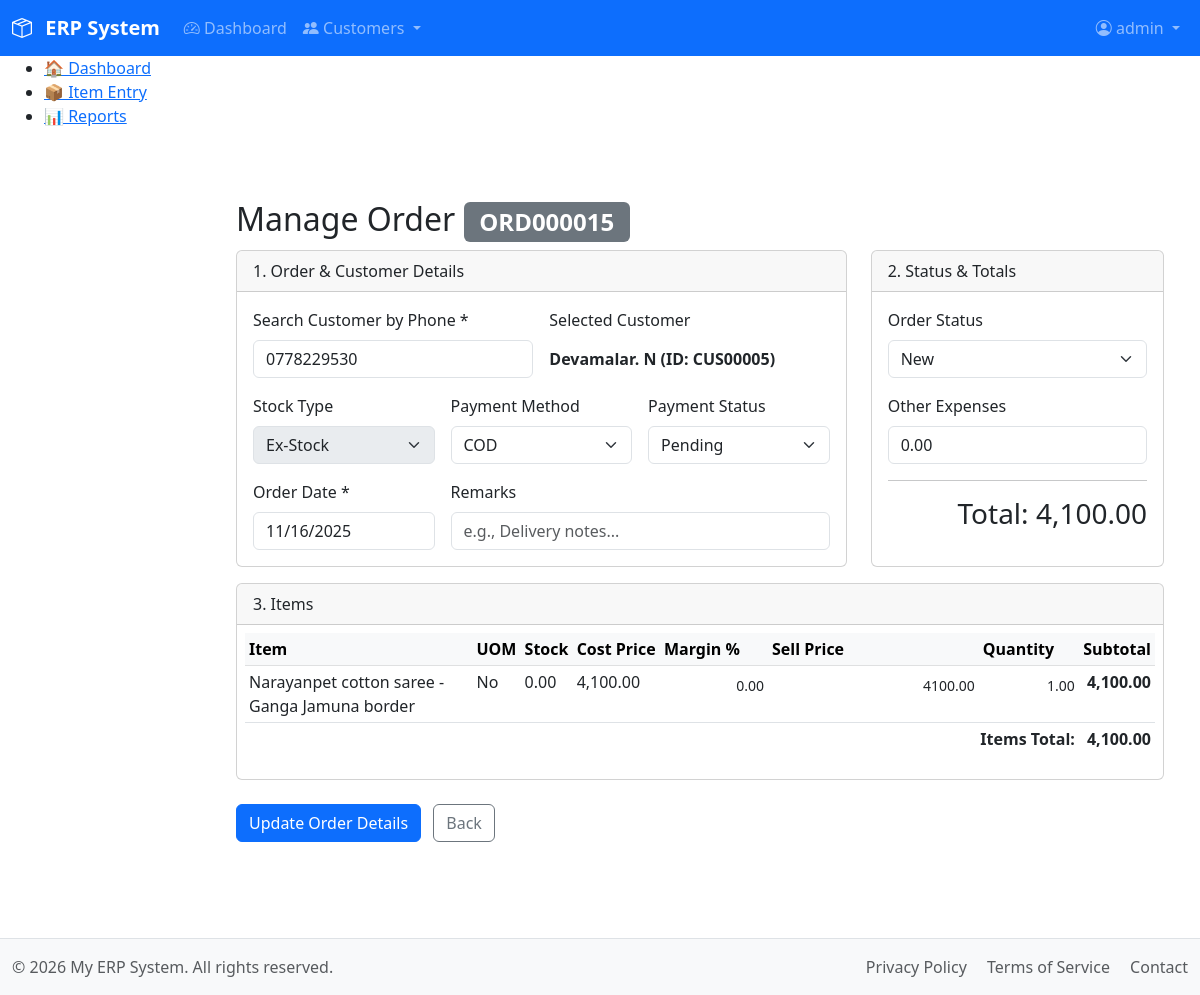
Page /modules/sales/entry_order.php?order_id=ORD000015 (signed in) on the earlier database version.
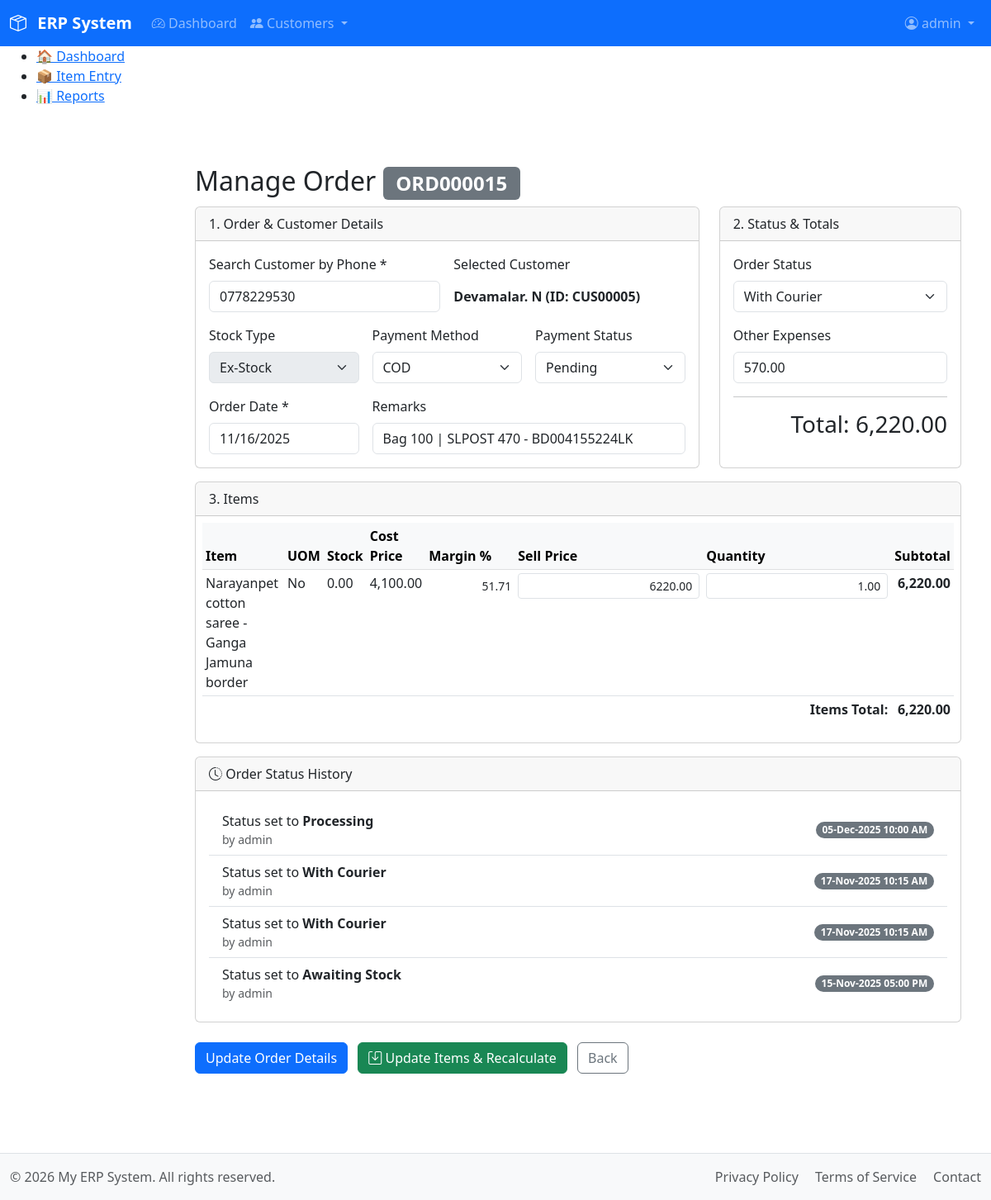
Same page on the later database version.
### tables this page shows
CREATE TABLE `orders` (
  `order_id` varchar(10) NOT NULL,
  `customer_id` varchar(10) NOT NULL,
  `order_date` date NOT NULL,
  `status` enum('New','Processing','Awaiting Stock','With Courier','Delivered','Canceled') NOT NULL DEFAULT 'New',
  `stock_type` enum('Ex-Stock','Pre-Book') NOT NULL DEFAULT 'Ex-Stock',
  `total_amount` decimal(10,2) NOT NULL DEFAULT 0.00,
  `other_expenses` decimal(10,2) NOT NULL DEFAULT 0.00,
  `payment_method` enum('BT','COD') NOT NULL DEFAULT 'COD',
  `payment_status` enum('Pending','Received') NOT NULL DEFAULT 'Pending',
  `remarks` text DEFAULT NULL,
  `created_at` timestamp NOT NULL DEFAULT current_timestamp(),
  `created_by` int(11) DEFAULT NULL,
  `created_by_name` varchar(50) DEFAULT NULL,
  PRIMARY KEY (`order_id`),
  KEY `customer_id` (`customer_id`),
  CONSTRAINT `fk_order_customer` FOREIGN KEY (`customer_id`) REFERENCES `customers` (`customer_id`) ON UPDATE CASCADE
);

CREATE TABLE `customers` (
  `customer_id` varchar(10) NOT NULL,
  `phone` varchar(15) NOT NULL,
  `name` varchar(100) NOT NULL,
  `address` text DEFAULT NULL,
  `city` varchar(50) DEFAULT NULL,
  `district` varchar(50) DEFAULT NULL,
  `postal_code` varchar(20) DEFAULT NULL,
  `known_by` varchar(50) DEFAULT NULL,
  `email` varchar(100) DEFAULT NULL,
  `first_order_date` date DEFAULT NULL,
  `description` text DEFAULT NULL,
  `profile` text DEFAULT NULL,
  `created_at` datetime NOT NULL,
  `created_by` int(11) NOT NULL,
  `created_by_name` varchar(100) NOT NULL,
  `updated_at` timestamp NULL DEFAULT NULL,
  `updated_by` int(11) DEFAULT NULL,
  `updated_by_name` varchar(255) DEFAULT NULL,
  PRIMARY KEY (`customer_id`),
  UNIQUE KEY `phone` (`phone`),
  KEY `created_by` (`created_by`),
  KEY `updated_by` (`updated_by`),
  CONSTRAINT `customers_ibfk_1` FOREIGN KEY (`created_by`) REFERENCES `users` (`id`),
  CONSTRAINT `customers_ibfk_2` FOREIGN KEY (`updated_by`) REFERENCES `users` (`id`)
);

CREATE TABLE `order_items` (
  `order_item_id` int(11) NOT NULL AUTO_INCREMENT,
  `order_id` varchar(10) NOT NULL,
  `item_id` varchar(10) NOT NULL,
  `quantity` decimal(10,2) NOT NULL,
  `price` decimal(10,2) NOT NULL,
  `cost_price` decimal(10,2) NOT NULL DEFAULT 0.00,
  `profit_margin` decimal(5,2) NOT NULL DEFAULT 0.00,
  PRIMARY KEY (`order_item_id`),
  KEY `order_id` (`order_id`),
  KEY `item_id` (`item_id`),
  CONSTRAINT `fk_order_header` FOREIGN KEY (`order_id`) REFERENCES `orders` (`order_id`) ON DELETE CASCADE ON UPDATE CASCADE
);

CREATE TABLE `items` (
  `item_id` varchar(10) NOT NULL,
  `category_sub_id` varchar(10) NOT NULL,
  `name` varchar(150) NOT NULL,
  `uom` varchar(20) NOT NULL DEFAULT 'No',
  `description` text DEFAULT NULL,
  `main_image_path` varchar(255) DEFAULT NULL,
  `created_at` timestamp NOT NULL DEFAULT current_timestamp(),
  `created_by` int(11) DEFAULT NULL,
  `created_by_name` varchar(50) DEFAULT NULL,
  `updated_at` timestamp NULL DEFAULT NULL ON UPDATE current_timestamp(),
  `updated_by` int(11) DEFAULT NULL,
  `updated_by_name` varchar(50) DEFAULT NULL,
  PRIMARY KEY (`item_id`),
  UNIQUE KEY `name` (`name`),
  KEY `category_sub_id` (`category_sub_id`),
  CONSTRAINT `fk_category_sub` FOREIGN KEY (`category_sub_id`) REFERENCES `categories_sub` (`category_sub_id`) ON DELETE CASCADE ON UPDATE CASCADE
);

CREATE TABLE `order_status_history` (
  `order_status_history_id` int(11) NOT NULL AUTO_INCREMENT,
  `order_id` varchar(10) NOT NULL,
  `status` varchar(50) NOT NULL,
  `event_date` datetime DEFAULT NULL COMMENT 'The actual date/time the status event occurred',
  `remarks` text DEFAULT NULL,
  `created_at` timestamp NOT NULL DEFAULT current_timestamp(),
  `created_by` int(11) DEFAULT NULL,
  `created_by_name` varchar(50) DEFAULT NULL,
  PRIMARY KEY (`order_status_history_id`),
  KEY `order_id` (`order_id`),
  CONSTRAINT `fk_order_status_history` FOREIGN KEY (`order_id`) REFERENCES `orders` (`order_id`) ON DELETE CASCADE ON UPDATE CASCADE
);

### modules/sales/entry_order.php (the view, shortened to what the rows shown need)
<?php
require_once __DIR__ . '/../../includes/functions.php';
$is_edit = false;
$order = null;
if (isset($_GET['order_id'])) {
    $order_id_to_load = trim($_GET['order_id']);
    $order = get_order_details($order_id_to_load);
    if ($order) {
        $is_edit = true;
    } else {
        $_SESSION['error_message'] = "Order #$order_id_to_load not found.";
        header("Location: /modules/sales/list_orders.php");
        exit;
    }
}
require_once __DIR__ . '/../../includes/header.php';
?>
<main class="container mt-4">
    <h2><?= $is_edit ? 'Manage Order <span class="badge bg-secondary">' . htmlspecialchars($order['order_id']) . '</span>' : 'Sales Order' ?>
    </h2>
    <form method="POST" class="needs-validation" novalidate id="orderForm">
        <div class="row">
            <div class="col-lg-8">
                <div class="card">
                    <div class="card-body">
                        <div class="row g-3">
                            <div class="col-md-6 position-relative"><label for="customer_search"
                                    class="form-label">Search Customer by Phone *</label><input type="text"
                                    class="form-control" id="customer_search" required autocomplete="off"
                                    value="<?= $is_edit ? htmlspecialchars($order['customer']['phone']) : '' ?>"
                                    <?= $is_edit ? 'readonly' : '' ?>>
                            </div>
                            <div class="col-md-6"><label class="form-label">Selected Customer</label>
                                <div id="selected_customer_display" class="form-control-plaintext fw-bold">
                                    <?= $is_edit ? htmlspecialchars($order['customer']['name']) . ' (ID: ' . htmlspecialchars($order['customer_id']) . ')' : 'None' ?>
                                </div>
                            </div>
                            <div class="col-md-4"><label for="stock_type" class="form-label">Stock Type</label><select
                                    name="stock_type" id="stock_type" class="form-select" <?= $is_edit ? 'disabled' : '' ?>>
                                    <option value="Ex-Stock" <?= ($is_edit && $order['stock_type'] == 'Ex-Stock') ? 'selected' : '' ?>>Ex-Stock</option>
                                </select></div>
                            <div class="col-md-4"><label for="payment_method" class="form-label">Payment
                                    Method</label><select name="payment_method" id="payment_method" class="form-select">
                                    <option value="COD" <?= ($is_edit && $order['payment_method'] == 'COD') ? 'selected' : '' ?>>COD</option>
                                </select></div>
                            <div class="col-md-4"><label for="payment_status" class="form-label">Payment
                                    Status</label><select name="payment_status" id="payment_status" class="form-select">
                                    <option value="Pending" <?= ($is_edit && $order['payment_status'] == 'Pending') ? 'selected' : '' ?>>Pending</option>
                                </select></div>
                            <div class="col-md-4"><label for="order_date" class="form-label">Order Date *</label><input
                                    type="date" class="form-control" id="order_date" name="order_date"
                                    value="<?= $is_edit ? htmlspecialchars($order['order_date']) : date('Y-m-d') ?>"
                                    required <?= $is_edit ? 'readonly' : '' ?>></div>
                            <div class="col-md-8"><label for="remarks" class="form-label">Remarks</label><input
                                    type="text" class="form-control" id="remarks" name="remarks"
                                    placeholder="e.g., Delivery notes..."
                                    value="<?= $is_edit ? htmlspecialchars($order['remarks']) : '' ?>"></div>
                        </div>
                    </div>
                </div>
            </div>
            <div class="col-lg-4">
                <div class="card h-100">
                    <div class="card-body">
                        <div class="mb-3"><label for="order_status" class="form-label">Order Status</label><select
                                name="order_status" id="order_status" class="form-select">
                                <option value="New" <?= ($is_edit && $order['status'] == 'New') ? 'selected' : '' ?>>New
                                </option>
                                <option value="With Courier" <?= ($is_edit && $order['status'] == 'With Courier') ? 'selected' : '' ?>>With Courier</option>
                            </select></div>
                        <div class="mb-3"><label for="other_expenses" class="form-label">Other Expenses</label><input
                                type="number" class="form-control" id="other_expenses" name="other_expenses"
                                value="<?= $is_edit ? htmlspecialchars($order['other_expenses'] ?? '0.00') : '0.00' ?>"
                                min="0.00" step="0.01"></div>
                    </div>
                </div>
            </div>
        </div>
        <div class="card mt-3">
            <div class="card-body p-2">
                <div class="table-responsive">
                    <table class="table table-sm">
                        <thead class="table-light">
                            <tr>
                                <th class="w-25">Item</th>
                                <th>UOM</th>
                                <th class="stock-col">Stock</th>
                                <th class="cost-col">Cost Price</th>
                                <th class="col-tight">Margin %</th>
                                <th>Sell Price</th>
                                <th class="col-tight">Quantity</th>
                                <th class="text-end">Subtotal</th>
                            </tr>
                        </thead>
                        <tbody id="orderItemRows">
                            <?php if ($is_edit && !empty($order['items'])): ?>
                                <?php foreach ($order['items'] as $item): ?>
                                    <tr class="order-item-row">
                                        <td>
                                            <?= htmlspecialchars($item['item_name']) ?>
                                        </td>
                                        <td><?= htmlspecialchars($item['uom']) ?></td>
                                        <td class="stock-col"><?= htmlspecialchars(number_format($item['stock_on_hand'], 2)) ?>
                                        </td>
                                        <td class="cost-col"><?= htmlspecialchars(number_format($item['cost_price'], 2)) ?></td>
                                        <td>
                                            <input type="text"
                                                class="form-control-plaintext form-control-sm text-end margin-display"
                                                value="<?= htmlspecialchars($item['profit_margin']) ?>" readonly>
                                        </td>
                                        <td class="text-end price-display">
                                            <?php
                                            $is_courier = ($is_edit && isset($order['status']) && $order['status'] === 'With Courier');
                                            $readonly_attr = $is_courier ? '' : 'readonly';
                                            $input_class = $is_courier ? 'form-control form-control-sm text-end price-input' : 'form-control-plaintext form-control-sm text-end price-input border-0';
                                            ?>
                                            <input type="text" class="<?= $input_class ?> dynamic-price" name="items[price][]"
                                                value="<?= htmlspecialchars($item['price']) ?>" inputmode="decimal" required
                                                <?= $readonly_attr ?>>
                                        </td>
                                        <td class="text-end quantity-display">
                                            <input type="text" class="<?= $input_class ?> dynamic-qty" name="items[quantity][]"
                                                value="<?= htmlspecialchars($item['quantity']) ?>" inputmode="numeric" required
                                                <?= $readonly_attr ?>>
                                        </td>
                                        <td class="text-end fw-bold subtotal-display">
                                            <?php
                                            $clean_price = (float) preg_replace('/[^0-9.]/', '', $item['price']);
                                            $clean_qty = (float) preg_replace('/[^0-9.]/', '', $item['quantity']);
                                            $line_total = $clean_price * $clean_qty;
                                            echo number_format($line_total, 2);
                                            ?>
                                        </td>
                                    </tr>
                                <?php endforeach; ?>
                            <?php endif; ?>
                        </tbody>
                        <?php if ($is_edit): ?>
                            <tfoot>
                                <tr>
                                    <th colspan="7" class="text-end border-0">Items Total:</th>
                                    <th id="itemsTotalDisplay" class="text-end border-0">
                                        <?php
                                        $items_total = 0;
                                        if (!empty($order['items'])) {
                                            foreach ($order['items'] as $it) {
                                                $cl_p = (float) preg_replace('/[^0-9.]/', '', $it['price']);
                                                $cl_q = (float) preg_replace('/[^0-9.]/', '', $it['quantity']);
                                                $items_total += $cl_p * $cl_q;
                                            }
                                        }
                                        echo number_format($items_total, 2);
                                        ?>
                                    </th>
                                </tr>
                            </tfoot>
                        <?php endif; ?>
                    </table>
                </div>
            </div>
        </div>
        <?php if ($is_edit && !empty($order['status_history'])): ?>
            <div class="card mt-3">
                <div class="card-body">
                    <ul class="list-group list-group-flush"><?php foreach ($order['status_history'] as $history): ?>
                            <li class="list-group-item d-flex justify-content-between align-items-center">
                                <div>Status set to <strong><?= htmlspecialchars($history['status']) ?></strong><small
                                        class="d-block text-muted">by
                                        <?= htmlspecialchars($history['created_by_name']) ?></small></div><span
                                    class="badge bg-secondary rounded-pill"><?= date("d-M-Y h:i A", strtotime($history['event_date'] ?? $history['created_at'])) ?></span>
                            </li><?php endforeach; ?>
                    </ul>
                </div>
            </div>
        <?php endif; ?>
    </form>
</main>
<?php require_once __DIR__ . '/../../includes/footer.php'; ?>

Differences in the rows shown:
changed orders "ORD000015": remarks (not shown) → "Bag 100 | SLPOST 470 - BD004155224LK"; order_status "New" → "With Courier"; other_expenses "0.00" → "570.00"; status "New" → "With Courier" (drawn)
changed order_items "Narayanpet cotton saree - Ganga Jamuna border": profit_margin "0.00" → "51.71"; price "4100.00" → "6220.00"; line_total "4,100.00" → "6,220.00"
added order_status_history: status "Processing", created_by_name "admin", event_date "05-Dec-2025 10:00 AM"
added order_status_history: status "With Courier", created_by_name "admin", event_date "17-Nov-2025 10:15 AM"
added order_status_history: status "With Courier", created_by_name "admin", event_date "17-Nov-2025 10:15 AM"
added order_status_history: status "Awaiting Stock", created_by_name "admin", event_date "15-Nov-2025 05:00 PM"
Other differences:
$items_total_header: "4,100.00" → "6,220.00"
$items_total: "4,100.00" → "6,220.00"
text now shown: "Order Status History Update Items & Recalculate"
